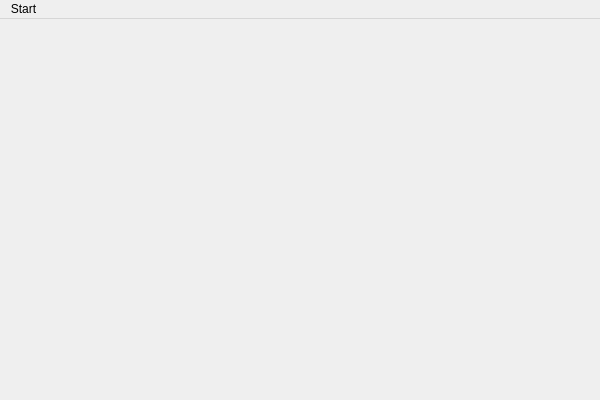
<?xml version="1.0" encoding="UTF-8"?>
<ui version="4.0">
 <class>MazeSolverClass</class>
 <widget class="QMainWindow" name="MazeSolverClass">
  <property name="enabled">
   <bool>true</bool>
  </property>
  <property name="geometry">
   <rect>
    <x>0</x>
    <y>0</y>
    <width>600</width>
    <height>400</height>
   </rect>
  </property>
  <property name="windowTitle">
   <string>Maze Solver</string>
  </property>
  <property name="styleSheet">
   <string notr="true"/>
  </property>
  <widget class="QWidget" name="centralWidget">
   <property name="styleSheet">
    <string notr="true">alternate-background-color: rgb(150, 150, 150);</string>
   </property>
  </widget>
  <widget class="QMenuBar" name="menuBar">
   <property name="enabled">
    <bool>true</bool>
   </property>
   <property name="geometry">
    <rect>
     <x>0</x>
     <y>0</y>
     <width>600</width>
     <height>21</height>
    </rect>
   </property>
   <widget class="QMenu" name="menuStart">
    <property name="title">
     <string>Start</string>
    </property>
    <addaction name="actionGenerate"/>
    <addaction name="actionDFS"/>
   </widget>
   <addaction name="menuStart"/>
  </widget>
  <action name="actionGenerate">
   <property name="text">
    <string>Generate maze</string>
   </property>
  </action>
  <action name="actionDFS">
   <property name="text">
    <string>Depth-first search</string>
   </property>
  </action>
 </widget>
 <layoutdefault spacing="6" margin="11"/>
 <resources>
  <include location="MazeSolver.qrc"/>
 </resources>
 <connections/>
</ui>
